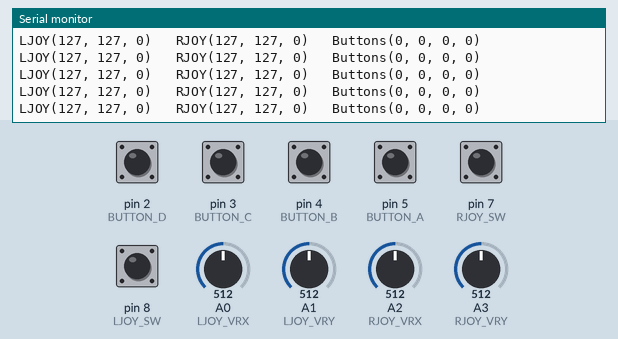
A sketch run on a simulated Arduino Uno, built with avr-gcc and run on an emulated ATmega328P. Parts: the last lines printed to the serial monitor. The test bench sets the inputs (shaded band); at power-on: pin 2 (BUTTON_D), pin 3 (BUTTON_C), pin 4 (BUTTON_B), pin 5 (BUTTON_A), pin 7 (RJOY_SW), pin 8 (LJOY_SW) HIGH, A0 (LJOY_VRX) = 512, A1 (LJOY_VRY) = 512, A2 (RJOY_VRX) = 512, A3 (RJOY_VRY) = 512.

Above: at 1.2 s.
1.3 s: A0 (LJOY_VRX) set to 420
At 1.39 s:
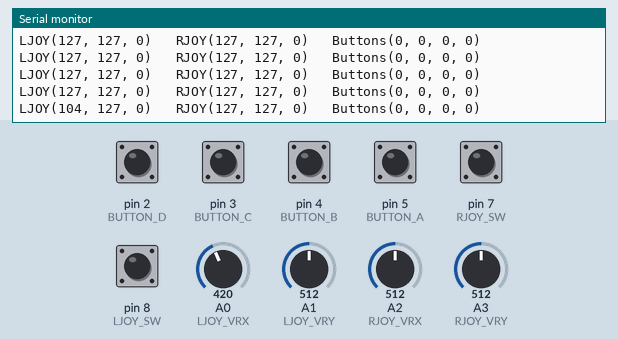
4.3 s: A0 (LJOY_VRX) set to 388
At 4.35 s:
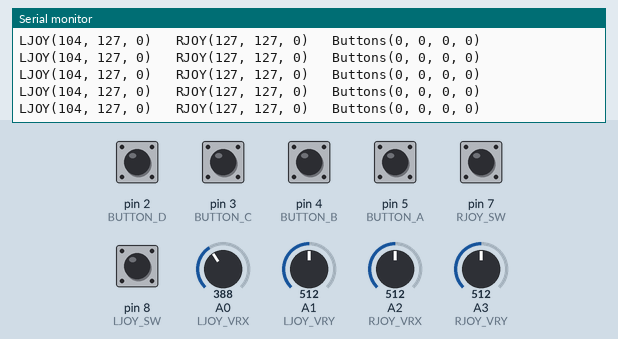
7.3 s: A1 (LJOY_VRY) set to 411
At 7.31 s:
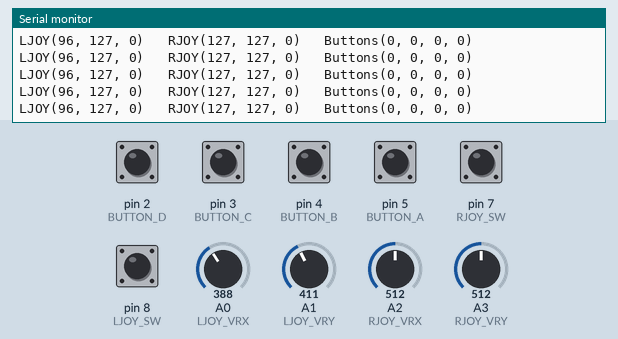
10.3 s: A1 (LJOY_VRY) set to 384
At 10.34 s:
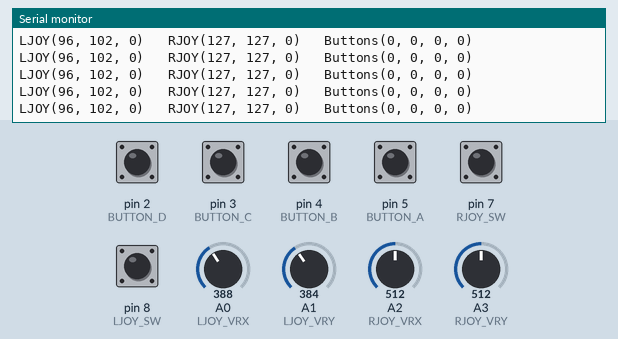
13.3 s: A2 (RJOY_VRX) set to 411
At 13.31 s:
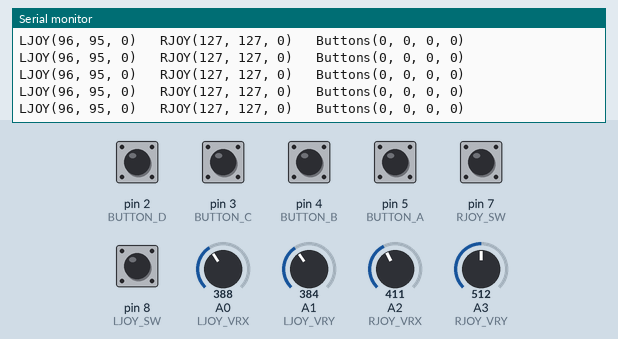
14.8 s: A2 (RJOY_VRX) set to 386
At 14.82 s:
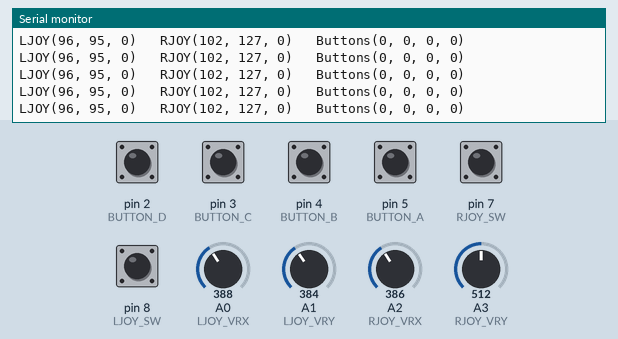
Timing chart, 0 to 17.8 s (numbered marks = the images above; inputs shaded):
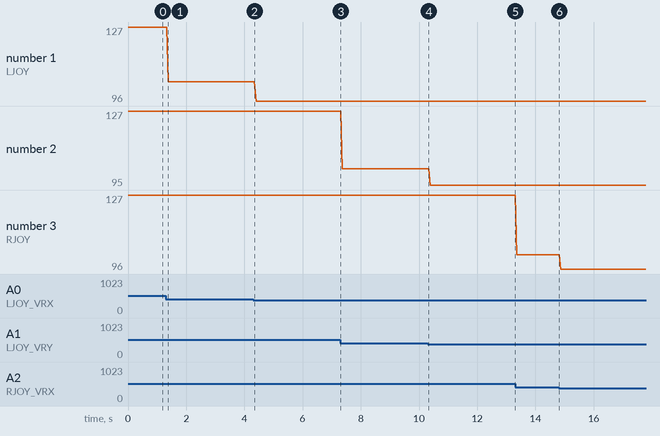

Measured:
- after the input at 1.3 s, the serial monitor: prints a new line after 0.09 s (image 1)
- plotted number 1: 127 → 104 after the input at 1.3 s, 104 → 96 after the input at 4.3 s
- plotted number 2: 127 → 102 after the input at 7.3 s, 102 → 95 after the input at 10.3 s

The sketch:

project-01.ino
```cpp
/*
  Vitaliy Polyakov (c), polyakov.vs@mail.ru, 2024.
  Transmitter.
*/

// Left joystick
#define LJOY_VRX A0     // A0
#define LJOY_VRY A1     // A1
#define LJOY_SW 8       // D8

// Right joystick
#define RJOY_VRX A2     // A2
#define RJOY_VRY A3     // A3
#define RJOY_SW 7       // D7

// Buttons
#define BUTTON_A 5      // D5
#define BUTTON_B 4      // D4
#define BUTTON_C 3      // D3
#define BUTTON_D 2      // D2

void setup() {
  Serial.begin(9600);

  pinMode(LJOY_VRX, INPUT);
  pinMode(LJOY_VRY, INPUT);
  pinMode(LJOY_SW, INPUT_PULLUP);

  pinMode(RJOY_VRX, INPUT);
  pinMode(RJOY_VRY, INPUT);
  pinMode(RJOY_SW, INPUT_PULLUP);

  pinMode(BUTTON_A, INPUT_PULLUP);
  pinMode(BUTTON_B, INPUT_PULLUP);
  pinMode(BUTTON_C, INPUT_PULLUP);
  pinMode(BUTTON_D, INPUT_PULLUP);
}

void loop() {
  Serial.print("LJOY(");
  Serial.print(map(analogRead(LJOY_VRX), 0, 1023, 0, 255));
  Serial.print(", ");
  Serial.print(map(analogRead(LJOY_VRY), 0, 1023, 0, 255));
  Serial.print(", ");
  Serial.print(!digitalRead(LJOY_SW));
  Serial.print(") ");
  Serial.print("\t");

  Serial.print("RJOY(");
  Serial.print(map(analogRead(RJOY_VRX), 0, 1023, 0, 255));
  Serial.print(", ");
  Serial.print(map(analogRead(RJOY_VRY), 0, 1023, 0, 255));
  Serial.print(", ");
  Serial.print(!digitalRead(RJOY_SW));
  Serial.print(") ");
  Serial.print("\t");

  Serial.print("Buttons(");
  Serial.print(!digitalRead(BUTTON_A));
  Serial.print(", ");
  Serial.print(!digitalRead(BUTTON_B));
  Serial.print(", ");
  Serial.print(!digitalRead(BUTTON_C));
  Serial.print(", ");
  Serial.print(!digitalRead(BUTTON_D));
  Serial.print(")");

  Serial.print("\n");
}
```
